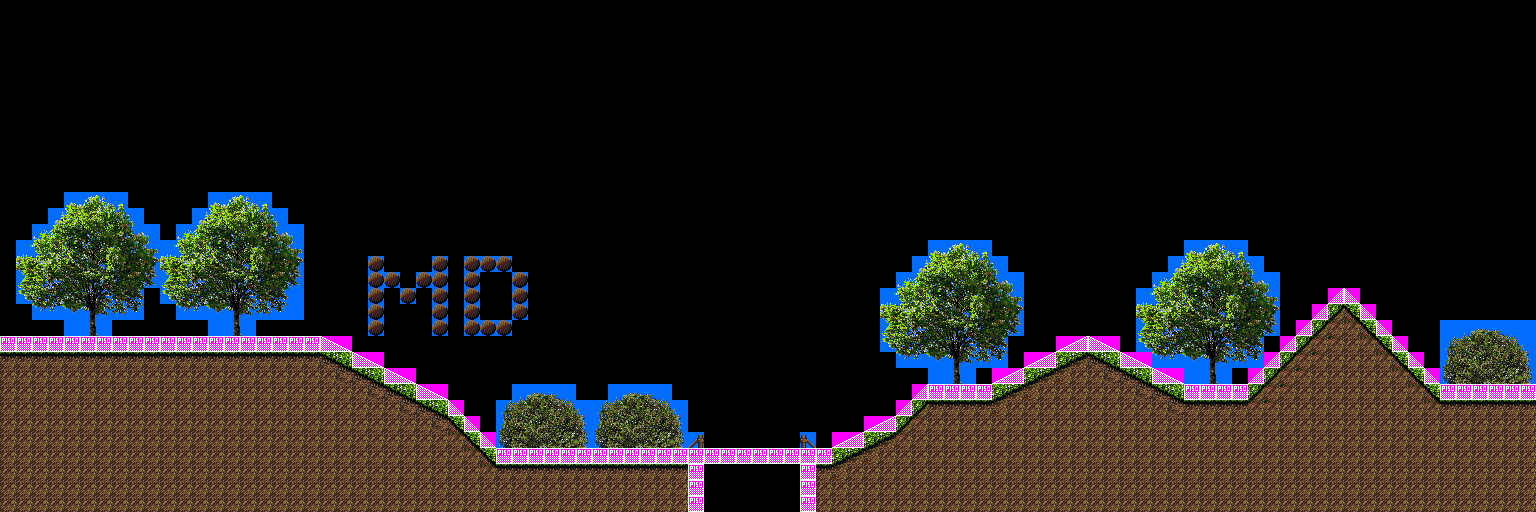

A level layout from a 2D game, rendered from its tile map. Below: a short description, then the map file with tile-grid data replaced by summaries:
An orthogonal 96x32 tile map with 16x16 px tiles, 3 tile layers (FG_low, FG_hi, FG_col), 1 hidden layer not drawn, 3 tilesets and 3 objects (3x 0).

<map version="1.10" tiledversion="1.10.2" orientation="orthogonal" renderorder="right-down" width="96" height="32" tilewidth="16" tileheight="16" infinite="0" nextlayerid="16" nextobjectid="122">
 <tileset firstgid="1" name="COL" tilewidth="16" tileheight="16" tilecount="256" columns="16">
  <image source="_res/colmap.png" trans="0066ee" width="256" height="256" />
 </tileset>
 <tileset firstgid="257" name="BG" tilewidth="16" tileheight="16" tilecount="256" columns="16">
  <image source="_res/BG.png" trans="0065f2" width="256" height="256" />
 </tileset>
 <tileset firstgid="513" name="FG" tilewidth="16" tileheight="16" tilecount="256" columns="16">
  <image source="_res/FG.png" trans="0065f2" width="256" height="256" />
 </tileset>
 <layer id="8" name="BG_low" width="96" height="32" visible="0">
  <data>[3072 cells, 2193 non-empty, 117 distinct tile ids]</data>
 </layer>
 <layer id="14" name="FG_low" width="96" height="32">
  <data>[3072 cells, 984 non-empty, 114 distinct tile ids]</data>
 </layer>
 <layer id="15" name="FG_hi" width="96" height="32">
  <data>[3072 cells, 152 non-empty, 89 distinct tile ids]</data>
 </layer>
 <layer id="13" name="FG_col" width="96" height="32">
  <data>[3072 cells, 102 non-empty, 7 distinct tile ids]</data>
 </layer>
 <objectgroup id="7" name="objects" visible="0">
  <object id="118" name="Obj_TestEnemy" type="0" x="311" y="316">
   <point />
  </object>
  <object id="120" name="Obj_TestEnemy" type="0" x="972" y="415">
   <point />
  </object>
  <object id="121" name="Obj_TestEnemy" type="0" x="510" y="284">
   <point />
  </object>
 </objectgroup>
</map>